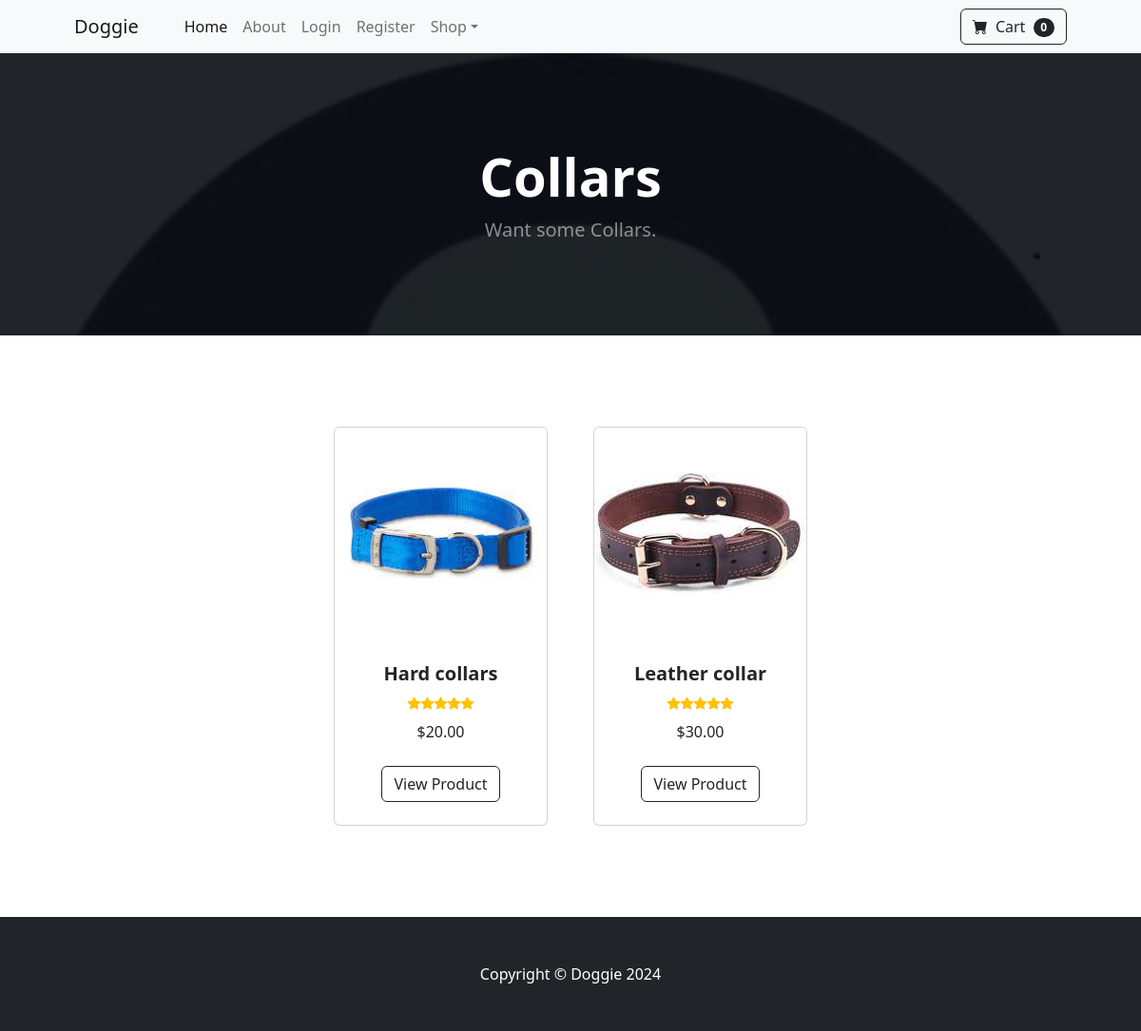
The page /category/Collars on the database its author committed.
### store/models.py (models this page shows, shortened)
class Category(models.Model):
    name = models.CharField(max_length=50)
    image = models.ImageField(upload_to='assets/cover', default='default.jpg')
    def __str__(self):
        return self.name
    class Meta:
        verbose_name_plural = 'categories'

class Product(models.Model):
    name = models.CharField(max_length=100)
    price = models.DecimalField(default=0, decimal_places=2, max_digits=6)
    category = models.ForeignKey(Category, on_delete=models.CASCADE, default=1)
    description = models.CharField(max_length=2500, default='', blank=True, null=True)
    image = models.ImageField(upload_to='uploads/product/')
    is_sale = models.BooleanField(default=False)
    sale_price = models.DecimalField(default=0, decimal_places=2, max_digits=6)

### store/views.py (the view)
# urls.py: path('category/<str:name>', views.category, name='category'),
def category(request, name):
    name = name.replace('-', ' ')
    try:
        category = Category.objects.get(name=name)
        products = Product.objects.filter(category=category)
        return render(request, 'category.html', {'products': products, 'category': category})
    except:
        messages.error(request, 'That category does not exist!!')
        return redirect('home')

### store/templates/category.html (shortened to what this page needs)
{% extends 'base.html' %}
{% load static %}
{% block content %}
        <header class="bg-dark py-5" style="background-image: url('{{category.image.url}}'); background-size: cover; background-color: rgba(0,0,0,.2); background-blend-mode: multiply; background-repeat: no-repeat;">
            <div class="container px-4 px-lg-5 my-5">
                <div class="text-center text-white">
                    <h1 class="display-4 fw-bolder">{{category}}</h1>
                    <p class="lead fw-normal text-white-50 mb-0">Want some {{category}}.</p>
                </div>
            </div>
        </header>
        <section class="py-5">
            <div class="container px-4 px-lg-5 mt-5">
                <div class="row gx-4 gx-lg-5 row-cols-2 row-cols-md-3 row-cols-xl-4 justify-content-center">
                    {% for product in products %}
                    {% if product.is_sale %}
                        <div class="col mb-5">
                            <div class="card h-100">
                                <div class="badge bg-dark text-white position-absolute" style="top: 0.5rem; right: 0.5rem">Sale</div>
                                <img class="card-img-top" src="{{product.image.url}}" alt="..." />
                                <div class="card-body p-4">
                                    <div class="text-center">
                                        <h5 class="fw-bolder">{{product.name}}</h5>
                                        <div class="d-flex justify-content-center small text-warning mb-2">
                                            <div class="bi-star-fill"></div>
                                            <div class="bi-star-fill"></div>
                                            <div class="bi-star-fill"></div>
                                            <div class="bi-star-fill"></div>
                                            <div class="bi-star-fill"></div>
                                        </div>
                                        <strike>
                                            ${{product.price}}
                                        </strike>
                                        &nbsp;
                                        ${{product.sale_price}}
                                    </div>
                                </div>
                                <div class="card-footer p-4 pt-0 border-top-0 bg-transparent">
                                    <div class="text-center"><a class="btn btn-outline-dark mt-auto" href="{% url 'product' product.id %}">View Product</a></div>
                                </div>
                            </div>
                        </div>
                    {% else %}
                            <div class="col mb-5">
                            <div class="card h-100">
                                <img class="card-img-top" src="{{product.image.url}}" alt="..." />
                                <div class="card-body p-4">
                                    <div class="text-center">
                                        <h5 class="fw-bolder">{{product.name}}</h5>
                                        <div class="d-flex justify-content-center small text-warning mb-2">
                                            <div class="bi-star-fill"></div>
                                            <div class="bi-star-fill"></div>
                                            <div class="bi-star-fill"></div>
                                            <div class="bi-star-fill"></div>
                                            <div class="bi-star-fill"></div>
                                        </div>
                                        ${{product.price}}
                                    </div>
                                </div>
                                <div class="card-footer p-4 pt-0 border-top-0 bg-transparent">
                                    <div class="text-center"><a class="btn btn-outline-dark mt-auto" href="{% url 'product' product.id %}">View Product</a></div>
                                </div>
                            </div>
                        </div>
                    {% endif %}
                    {% endfor %}
                </div>
            </div>
        </section>
{% endblock %}

### rows shown on the page
Category: image (placeholder picture), name "Collars"
Product: image (picture), name "Hard collars", price "20.00"
Product: image (picture), name "Leather collar", price "30.00"
